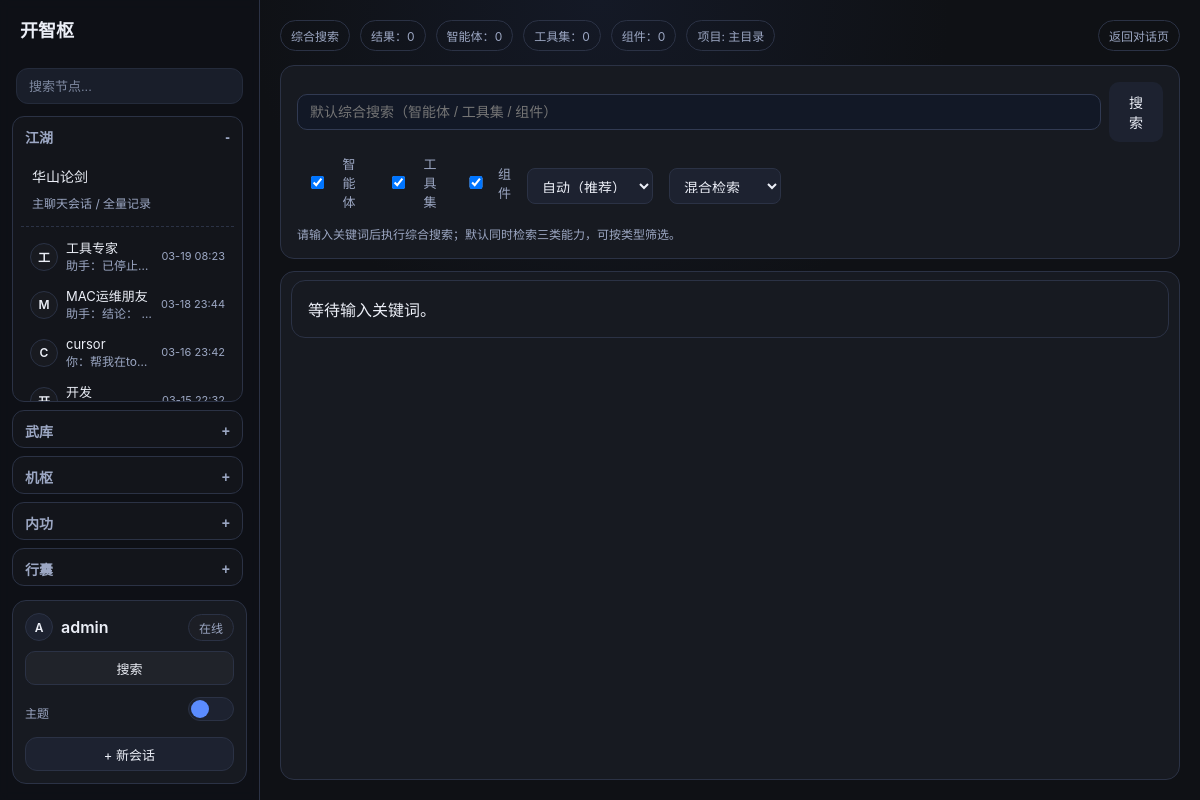
Before: /search/ (signed in) with the older database file.
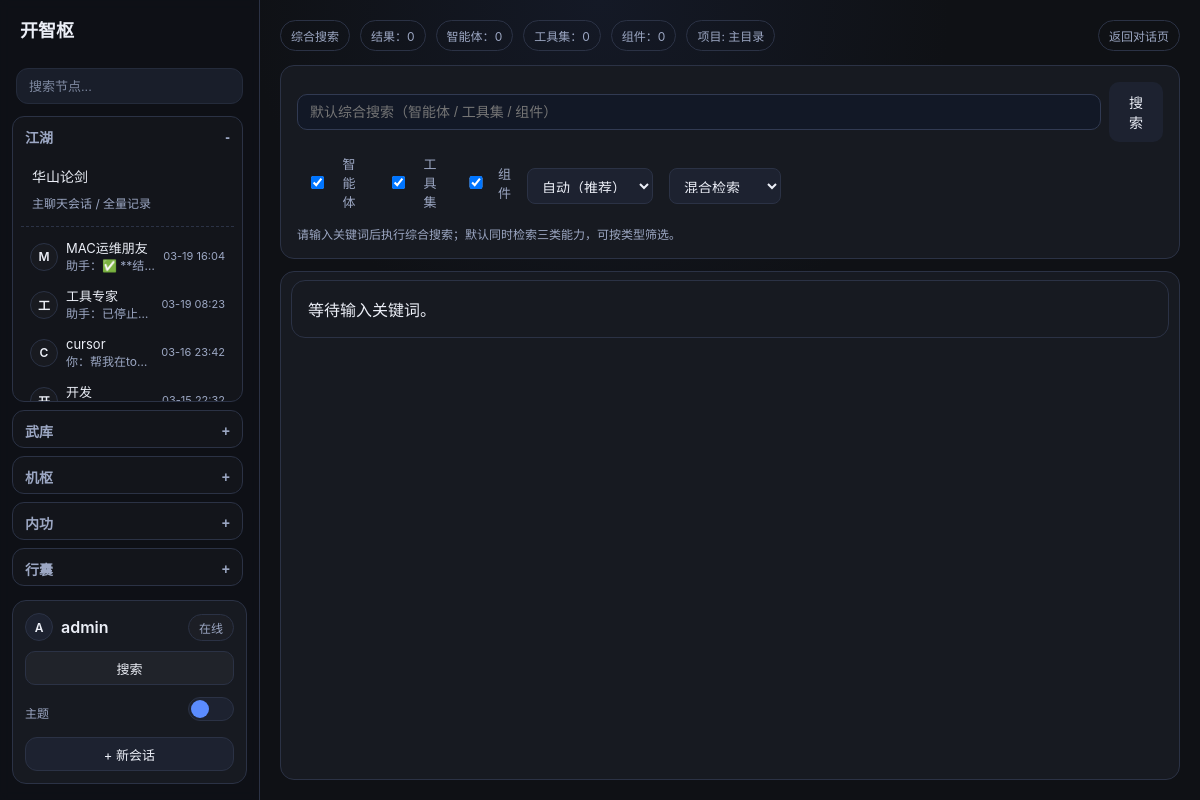
After: the same page with the newer database file.
### collector/models.py (models this page shows, shortened)
class CompanionProfile(models.Model):
    LLM_ROUTING_MANUAL = "manual"
    LLM_ROUTING_AUTO = "auto"
    LLM_ROUTING_CHOICES = [
        (LLM_ROUTING_MANUAL, "手动模式"),
        (LLM_ROUTING_AUTO, "自动模式"),
    ]
    LLM_SOURCE_API = "api"
    LLM_SOURCE_LOCAL = "local"
    LLM_SOURCE_CHOICES = [
        (LLM_SOURCE_API, "大模型 API"),
        (LLM_SOURCE_LOCAL, "本地模型"),
    ]
    name = models.CharField(max_length=80, verbose_name="伙伴标识")
    display_name = models.CharField(max_length=120, blank=True, verbose_name="展示名称")
    role_title = models.CharField(max_length=120, blank=True, verbose_name="角色名称")
    persona = models.TextField(blank=True, verbose_name="角色描述")
    tone = models.CharField(max_length=120, blank=True, verbose_name="回复语气")
    memory_notes = models.TextField(blank=True, verbose_name="记忆摘要")
    llm_routing_mode = models.CharField(
        max_length=20,
        choices=LLM_ROUTING_CHOICES,
        default=LLM_ROUTING_MANUAL,
        verbose_name="模型路由模式",
    )
    llm_source_type = models.CharField(
        max_length=20,
        choices=LLM_SOURCE_CHOICES,
        default=LLM_SOURCE_API,
        verbose_name="模型来源",
    )
    llm_api_config = models.ForeignKey(
        LLMApiConfig,
        on_delete=models.SET_NULL,
        related_name="companion_profiles",
        null=True,
        blank=True,
        verbose_name="API 模型配置",
    )
    local_llm_config = models.ForeignKey(
        LocalLLMConfig,
        on_delete=models.SET_NULL,
        related_name="companion_profiles",
        null=True,
        blank=True,
        verbose_name="本地模型配置",
    )
    default_model_name = models.CharField(max_length=120, blank=True, verbose_name="默认使用模型")
    backup_model_tokens = models.JSONField(default=list, blank=True, verbose_name="备用模型列表")
    allowed_agent_modules_text = models.CharField(
        max_length=200,
        blank=True,
        verbose_name="可调用智能体模块",
        help_text="逗号分隔，如 mindforge,skills",
    )
    allowed_control_modules_text = models.CharField(
        max_length=200,
        blank=True,
        verbose_name="可调用组件模块",
        help_text="逗号分隔，如 observe,handle",
    )
    allowed_toolsets_text = models.CharField(
        max_length=300,
        blank=True,
        verbose_name="可调用工具集",
        help_text="逗号分隔，如 component_call_tool,knowledge_curation_tool",
    )
    allowed_control_components_text = models.TextField(
        blank=True,
        verbose_name="可调用组件",
        help_text="逗号分隔 component_key，如 handle.file_reader_component",
    )
    allowed_control_functions_text = models.TextField(
        blank=True,
        verbose_name="可调用组件 API",
        help_text="逗号分隔函数路径，如 component.observe.understand_current_screen",
    )
    adapter_type = models.CharField(
        max_length=40,
        blank=True,
        default="",
        verbose_name="adapter 类型",
        help_text="外部 agent adapter 类型标识，如 process、http；空值表示不使用 adapter",
    )
    adapter_config = models.JSONField(
        default=dict,
        blank=True,
        verbose_name="adapter 配置",
        help_text="adapter 专属配置参数，JSON 格式",
    )
    knowledge_path = models.CharField(
        max_length=300,
        blank=True,
        verbose_name="知识库路径",
        help_text="相对项目根目录，如 data/companions/er-gou/knowledge",
    )
    is_active = models.BooleanField(default=True, verbose_name="是否启用")
    project = models.ForeignKey(
        Project,
        on_delete=models.CASCADE,
        related_name="companions",
        verbose_name="所属项目",
        null=True,
        blank=True,
    )
    created_by = models.ForeignKey(
        settings.AUTH_USER_MODEL,
        on_delete=models.CASCADE,
        related_name="companions",
        verbose_name="创建人",
    )
    created_at = models.DateTimeField(auto_now_add=True, verbose_name="创建时间")
    updated_at = models.DateTimeField(auto_now=True, verbose_name="更新时间")
    class Meta:
        verbose_name = "伙伴配置"
        verbose_name_plural = "伙伴配置"
        ordering = ["-updated_at", "name"]
        constraints = [
            models.UniqueConstraint(fields=["created_by", "project", "name"], name="uniq_user_project_companion"),
        ]
    def get_allowed_agent_modules(self):
        return [item for item in self.allowed_agent_modules_text.split(",") if item]
    def get_allowed_control_modules(self):
        return [item for item in self.allowed_control_modules_text.split(",") if item]
    def get_allowed_toolsets(self):
        return [item for item in self.allowed_toolsets_text.split(",") if item]
    def get_allowed_control_components(self):
        return [item for item in self.allowed_control_components_text.split(",") if item]
    def get_allowed_control_functions(self):
        return [item for item in self.allowed_control_functions_text.split(",") if item]

class RequirementMessage(models.Model):
    ROLE_USER = "user"
    ROLE_ASSISTANT = "assistant"
    ROLE_CHOICES = [
        (ROLE_USER, "用户"),
        (ROLE_ASSISTANT, "助手"),
    ]
    session = models.ForeignKey(
        RequirementSession,
        on_delete=models.CASCADE,
        related_name="messages",
        verbose_name="所属会话",
    )
    role = models.CharField(max_length=20, choices=ROLE_CHOICES, verbose_name="角色")
    content = models.TextField(verbose_name="消息内容")
    attachment = models.FileField(upload_to="chat_attachments/", blank=True, null=True, verbose_name="上传附件")
    created_at = models.DateTimeField(auto_now_add=True, verbose_name="创建时间")
    class Meta:
        ordering = ["created_at"]
        verbose_name = "需求消息"
        verbose_name_plural = "需求消息"

### collector/views.py (the view, shortened to what this page needs)
# urls.py: path("search/", views.capability_search, name="capability_search"),
@login_required
def capability_search(request):
    keyword = str(request.GET.get("q", "")).strip()
    selected_types = _normalize_capability_search_types(request.GET.getlist("types"))
    selected_kind_set = {
        CAPABILITY_SEARCH_TYPE_TO_KIND[item]
        for item in selected_types
        if item in CAPABILITY_SEARCH_TYPE_TO_KIND
    }
    search_engine = _normalize_search_engine(request.GET.get("search_engine", ""))
    search_mode = _normalize_search_mode(request.GET.get("search_mode", ""))
    results = []
    search_debug_meta = {"engine_used": "native", "fallback_used": False, "error": ""}
    type_count = {
        CAPABILITY_SEARCH_TYPE_AGENT: 0,
        CAPABILITY_SEARCH_TYPE_TOOLSET: 0,
        CAPABILITY_SEARCH_TYPE_COMPONENT: 0,
    }
    for item in results:
        kind = str(item.get("kind") or "").strip()
        for type_key, mapped_kind in CAPABILITY_SEARCH_TYPE_TO_KIND.items():
            if kind == mapped_kind:
                type_count[type_key] += 1
                break
    context = _build_chat_context(request)
    context.update(
        {
            "current_nav": "capability_search",
            "search_keyword": keyword,
            "search_results": results,
            "search_total": len(results),
            "search_type_options": CAPABILITY_SEARCH_TYPE_OPTIONS,
            "search_selected_types": selected_types,
            "search_type_count": type_count,
            "search_engine": search_engine,
            "search_mode": search_mode,
            "search_engine_options": SEARCH_ENGINE_OPTIONS,
            "search_mode_options": SEARCH_MODE_OPTIONS,
            "search_debug_meta": search_debug_meta,
        }
    )
    return render(request, "collector/capability_search.html", context)

### collector/forms.py
class ChatMessageForm(forms.Form):
    content = forms.CharField(
        label="消息内容",
        max_length=4000,
        widget=forms.Textarea(
            attrs={"rows": 4, "placeholder": "输入你的需求内容（Shift+Enter 换行），或使用麦克风语音输入"}
        ),
        required=False,  # 允许仅发送附件而不填写文本
    )
    attachment = forms.FileField(
        label="上传附件",
        required=False,
        widget=forms.ClearableFileInput(attrs={"style": "margin-top: 10px;"}),
    )

### collector/models.py (called while the page is built)
    @classmethod
    def get_bool(cls, key: str, default: bool = True) -> bool:
        key_text = str(key or "").strip()
        if not key_text:
            return bool(default)
        raw_value = cls.objects.filter(key=key_text).values_list("value_text", flat=True).first()
        if raw_value is None:
            return bool(default)
        normalized = str(raw_value or "").strip().lower()
        if normalized in {"1", "true", "yes", "on"}:
            return True
        if normalized in {"0", "false", "no", "off"}:
            return False
        return bool(default)

### collector/views.py (called while the page is built, shortened)
def _normalize_capability_search_types(raw_values) -> list[str]:
    if not raw_values:
        return [item["value"] for item in CAPABILITY_SEARCH_TYPE_OPTIONS]

### templates/collector/capability_search.html (shortened to what the changed rows need)
{% extends "base.html" %}
{% block content %}
<div class="app-shell app-shell-search">
    <aside class="sidebar sidebar-menu">
        {% include "collector/partials/sidebar_menu.html" %}
    </aside>
</div>
{% endblock %}

### templates/collector/partials/sidebar_menu.html (shortened to what the changed rows need)
<div class="menu-tree">
    <section class="menu-section is-open" data-menu-section>
        <div class="menu-section-body">
            <div class="friend-list">
                {% for item in sidebar_companion_items %}
                <a class="friend-item {% if current_companion_nav_id == item.obj.id %}active{% endif %}" href="{% url 'companion_chat' item.obj.id %}" title="{{ item.display_name_or_name }}">
                    <span class="friend-avatar">{{ item.avatar_text }}</span>
                    <span class="friend-main">
                        <span class="friend-name">{{ item.display_name_or_name }}</span>
                        <span class="friend-summary">{{ item.last_chat_summary }}</span>
                    </span>
                    <span class="friend-time">{% if item.last_chat_at %}{{ item.last_chat_at|date:"m-d H:i" }}{% endif %}</span>
                </a>
                {% empty %}
                <div class="meta" style="padding: 4px 10px;">暂无最近伙伴会话</div>
                {% endfor %}
            </div>
        </div>
    </section>
</div>

Changed rows visible on the page:
no longer on this page (row unchanged): RequirementMessage: last_chat_at "03-18 23:44"
added RequirementMessage: last_chat_at "03-19 16:04"
Other visible differences:
new list line: "M 助手：✅ **结…"
new list line: "MAC运维朋友"
list line gone: "M 助手：结论：…"
list line gone: "MAC运维朋友"
